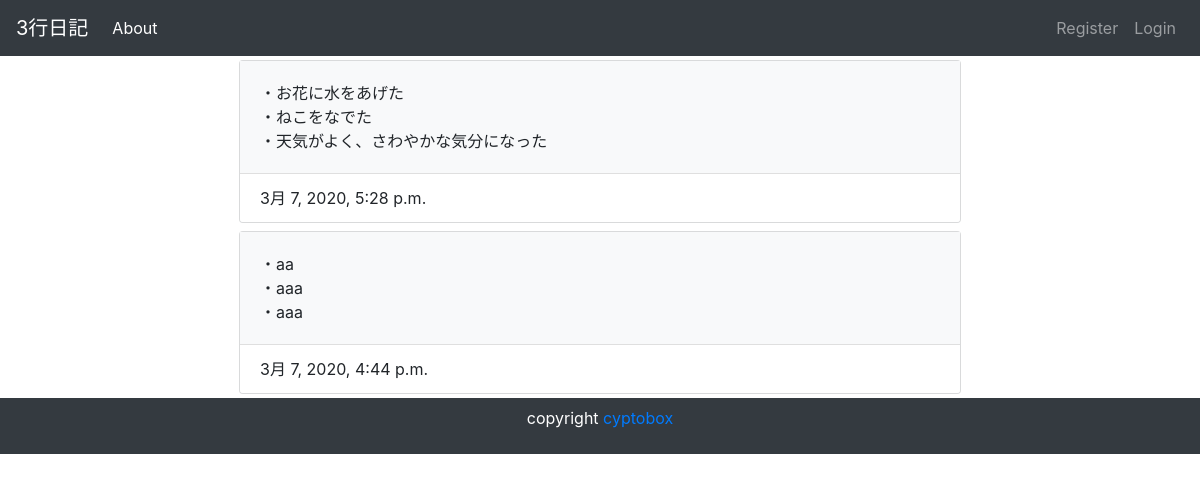
The app's page /home, older data.
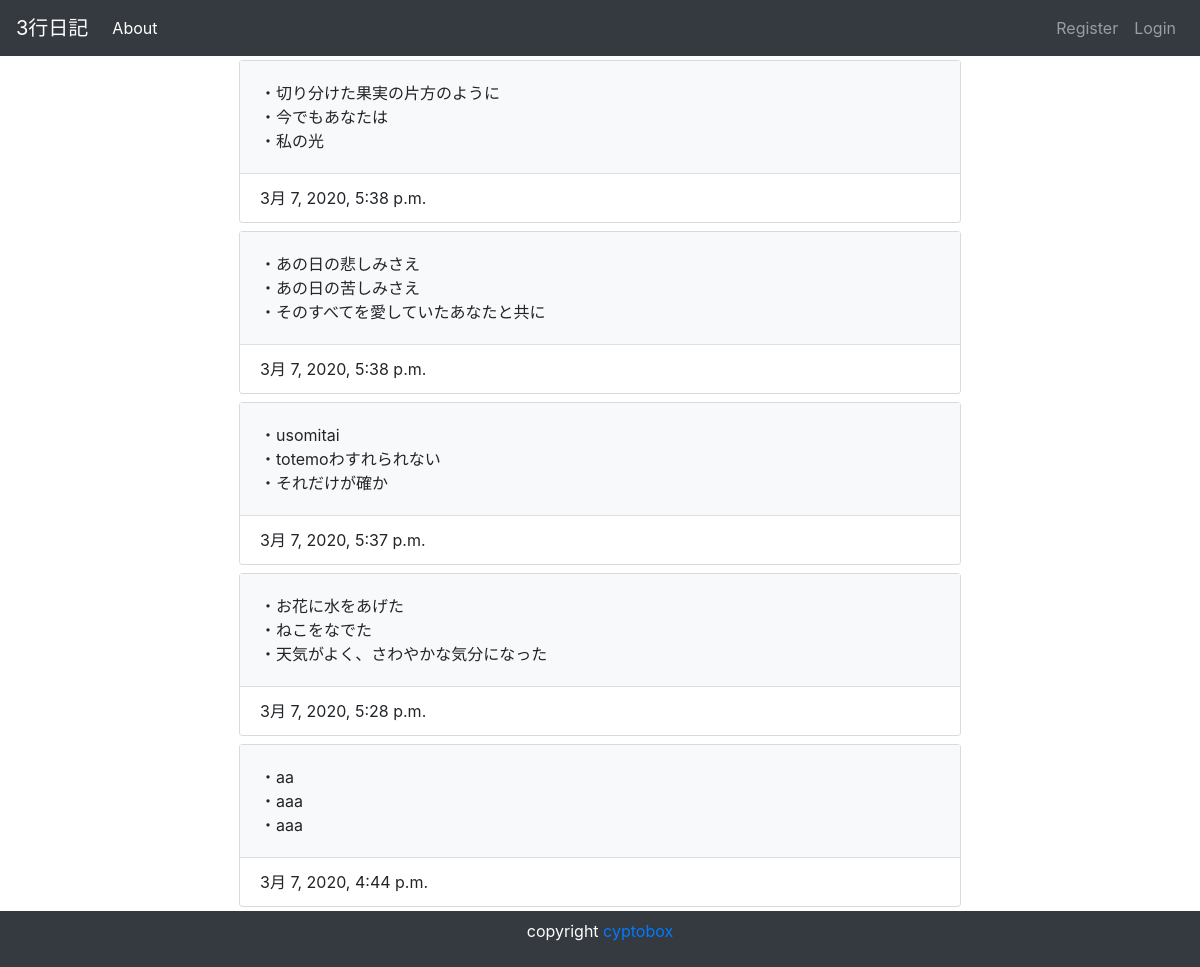
The same page, newer data.
### ThreeLineDiary/models.py (models this page shows, shortened)
class Post(models.Model):
    release = ((True, '公開'), (False, '非公開'))
    line_one = models.CharField('1つ目', max_length=100)
    line_two = models.CharField('2つ目', max_length=100)
    line_three = models.CharField('3つ目', max_length=100)
    created_at = models.DateTimeField('作成日', default=timezone.now)
    active = models.BooleanField('日記の公開', default=False, choices=release)
    user = models.ForeignKey(
        User, verbose_name='ユーザー', on_delete=models.PROTECT,
    )

### ThreeLineDiary/views.py (the view)
# urls.py: path('home', views.IndexView.as_view(), name='home'),
class IndexView(generic.ListView):
    model = Post
    def get_queryset(self):
        queryset = Post.objects.order_by('-created_at') # 昇順の場合-を付けない
        keyword = self.request.GET.get('keyword')
        if keyword:
            queryset = queryset.filter(
                Q(title__icontains=keyword) | Q(text__icontains=keyword)
            )
        return queryset

### ThreeLineDiary/templates/ThreeLineDiary/post_list.html
{% extends 'ThreeLineDiary/base.html' %}
{% block content %}
<div class="container">
 <div class="row">
 {% for post in post_list %}
     {% if post.active %}
     <div class="col-sm-2"></div>
     <div class="col-sm-8">
         <div class="card bg-light m-sm-1" style="max-width: 50rem;">
                 <div class="card-body bg-light">
                 <p class="card-text">・{{ post.line_one }}<br>・{{ post.line_two }}<br>・{{ post.line_three }}</p>
                 </div>
             <div class="card-footer bg-white">{{ post.created_at }}</div>
         </div>
     </div>
     <div class="col-sm-2"></div>
     {% endif %}
 {% endfor %}
 </div>
</div>
{% endblock %}

### ThreeLineDiary/templates/ThreeLineDiary/base.html (shortened to what this page needs)
<!doctype html>
<html lang="ja">
  <head>
    <link rel="stylesheet" href="https://maxcdn.bootstrapcdn.com/bootstrap/4.0.0/css/bootstrap.min.css">
  </head>
  <body>
    <nav class="navbar navbar-expand-lg navbar-dark bg-dark">
      <a class="navbar-brand" href="{% url 'ThreeLineDiary:home' %}">3行日記</a>
      <div class="collapse navbar-collapse" id="navbarTogglerDemo02">
        <ul class="navbar-nav mr-auto mt-2 mt-md-0">
          <li class="nav-item active">
            <a class="nav-link" href="#!">About <span class="sr-only">(current)</span></a>
          </li>
        </ul>
        <ul class="navbar-nav">
         {% if user.is_authenticated %}
         <li class="nav-item">
          <a class="nav-link" href="{% url 'ThreeLineDiary:logout' %}">Logout</a>
         </li>
         {% else %}
         <li class="nav-item">
          <a class="nav-link" href="{% url 'ThreeLineDiary:user_create' %}">Register</a>
         </li>
         <li class="nav-item">
          <a class="nav-link" href="{% url 'ThreeLineDiary:login' %}">Login</a>
         </li>
         {% endif %}
        </ul>
      </div>
    </nav>
    <div class="container">
      <div class="row">
          {% block content %}
          {% endblock %}
      </div>
    </div>
    <footer class="bg-dark text-white text-center py-2">
      <div class="container">
        <p>copyright <a href="https://github.com/crypt0box">cyptobox</a></p>
      </div>
    </footer>
  </body>
</html>

Row changes from the older to the newer data that the page shows:
added Post: line_one "切り分けた果実の片方のように", line_two "今でもあなたは", line_three "私の光", created_at "3月 7, 2020, 5:38 p.m."
added Post: line_one "あの日の悲しみさえ", line_two "あの日の苦しみさえ", line_three "そのすべてを愛していたあなたと共に", created_at "3月 7, 2020, 5:38 p.m."
added Post: line_one "usomitai", line_two "totemoわすれられない", line_three "それだけが確か", created_at "3月 7, 2020, 5:37 p.m."
